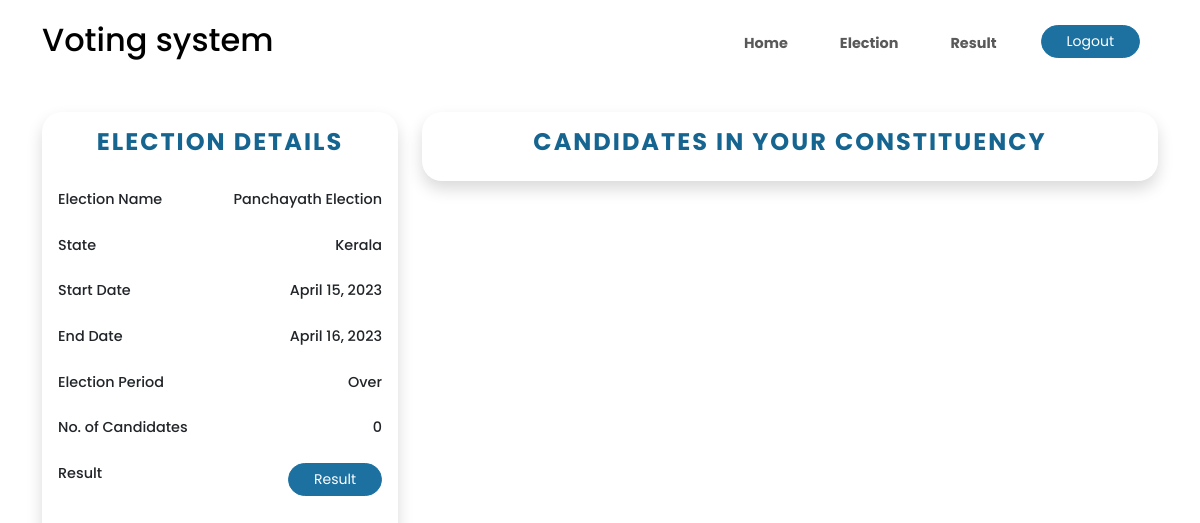
Screenshot of /election/2f5cd670-5c7a-48fd-849d-3399f5692b25/ (signed in) with the database file from the repository.
### core/models.py (models this page shows, shortened)
class Election(models.Model):
    election_uid = models.CharField(max_length=36, default=uuid.uuid4)
    election_state = models.CharField(max_length=100, verbose_name="Election State", choices=stateList)
    election_name = models.CharField(max_length=150, verbose_name="Election Name")
    start_date = models.DateField(verbose_name="Start Date")
    end_date = models.DateField(verbose_name="End Date")
    is_active = models.BooleanField(default=True)

### core/views.py (the view)
# urls.py: path('election/<str:election_idd>/', views.election_detail, name='election'),
@login_required(login_url='login')
def election_detail(request, election_idd):
    election = get_object_or_404(Election, election_uid=election_idd, election_state = request.user.state)
    election_days_left = election.end_date - dt.date.today()
    if election_days_left.days < 0:
        election.is_active = False
        election.save()
    candidates = Candidate.objects.filter(cand_election=election, cand_const=request.user.constituency)
    is_voted = Result.objects.filter(voter=request.user, election=election)
    context = {
        "election":election,
        "candidates":candidates,
        "election_days_left":election_days_left.days,
        "is_voted":is_voted
    }
    return render(request, "core/election_detail.html", context=context)

### core/templates/core/election_detail.html (shortened to what this page needs)
{% extends "base.html" %} {% block title %}Election Details{% endblock %}
{% block content %}
<section>
    <div class="row row-cols-1 row-cols-md-3 g-4">
        <div class="col-xl-4 col-md-6 mb-4">
            <div class="card shadow">
                <div class="card-body">
                    <div class="text-center pb-4">
                        <h4 class="elect-title">Election Details</h4>
                    </div>
                    <div class="pb-4">
                        <div class="d-flex justify-content-between mb-4">
                            <span>Election Name</span>
                            <span>{{ election.election_name }}</span>
                        </div>
                        <div class="d-flex justify-content-between mb-4">
                            <span>State</span>
                            <span>{{ election.election_state }}</span>
                        </div>
                        <div class="d-flex justify-content-between mb-4">
                            <span>Start Date</span>
                            <span>{{ election.start_date }}</span>
                        </div>
                        <div class="d-flex justify-content-between mb-4">
                            <span>End Date</span>
                            <span>{{ election.end_date }}</span>
                        </div>
                        <div class="d-flex justify-content-between mb-4">
                            <span>Election Period</span>
                            <span>{% if election.is_active %}{{ election_days_left }} Days Left{% else %}Over{% endif %}</span>
                        </div>
                        <div class="d-flex justify-content-between mb-4">
                            <span>No. of Candidates</span>
                            <span>{{ candidates|length }}</span>
                        </div>
                        <div class="d-flex justify-content-between mb-4">
                            {% if election.is_active %}
                            {% if not is_voted %}
                            <span>
                                Caste Vote
                            </span>
                            <span><a href="{% url 'voting' election_idd=election.election_uid %}"><button
                                type="button" class="btn btn-primary btn-sm">Vote
                                here</button>
                            </a>
                            </span>
                            {% else %}
                            <span>Vote Status</span>
                            <span class="text-success">Done</span>
                            {% endif %}
                            {% else %}
                            <span>Result</span>
                            <span><a
                                href="{% url 'election-result' election_idd=election.election_uid %}"><button
                                    type="button" class="btn btn-primary btn-sm">Result</button></a></span>
                            {% endif %}
                        </div>
                    </div>
                </div>
            </div>
        </div>
        <div class="col-xl-8 col-md-6 mb-4">
            <div class="card shadow">
                <div class="card-body">
                    <div class="text-center pb-4">
                        <h4 class="elect-title">Candidates in Your constituency</h4>
                    </div>
                </div>
            </div>
        </div>
    </div>
</section>
{% endblock %}

### static/css/style.css (style rules this page uses)
:root { --main-color: #1D71A0; --main-color-hover: #166591; --body-color: #fff; --text-color: #000; --space-top: 30px; }
* { margin: 0; padding: 0; box-sizing: border-box; }
body { font-family: 'Poppins', sans-serif; background-color: var(--body-color); color: var(--text-color); font-size: 0.9rem; font-weight: 500; }
a { text-decoration: none; }
.btn { border-radius: 30px; padding: 5px 25px; }
.btn-primary { background: var(--main-color); border-color: var(--main-color); color: #fff; }
.card { background: none; border: none; border-radius: 20px; -moz-border-radius: 20px; -webkit-border-radius: 20px; -o-border-radius: 20px; -ms-border-radius: 20px; }
.elect-title { letter-spacing: 2px; color: var(--main-color-hover); font-weight: 700; text-transform: uppercase; }

### templates/base.html (style rules this page uses)
body { background-image: url("img/vote-64.png"); }

### rows the page displays
Election: election_name "Panchayath Election", election_state "Kerala", start_date "April 15, 2023", end_date "April 16, 2023"

### other values shown
{{ candidates|length }} "0"
